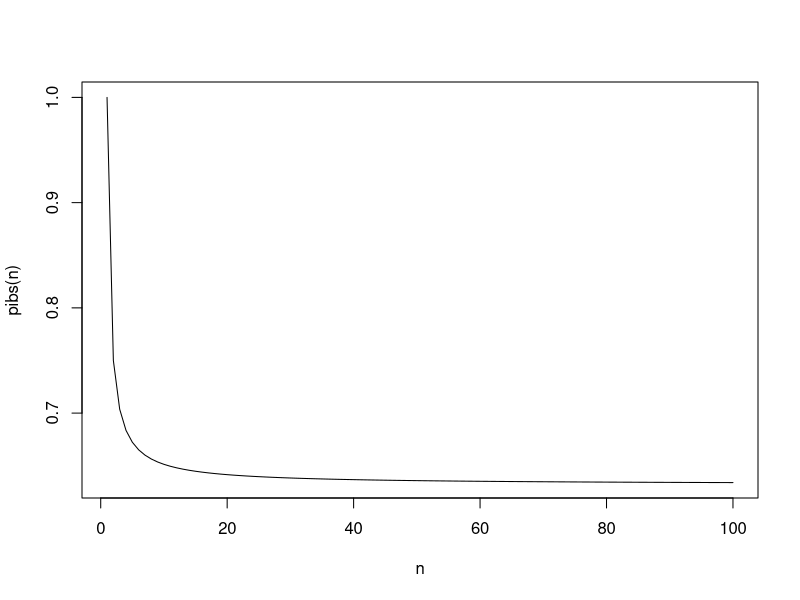

This figure's R source:
## ---- chunk 1
n <- 1:100
pibs <- function(x) 1 - (1 - 1/x) ^ x
plot(n, pibs(n), type = 'l')
## ---- chunk 2
store=rep(NA, 10000)
for(i in 1:10000) {
  store[i] <- sum(sample(1:100, rep=TRUE)==4) > 0
}
mean(store)
